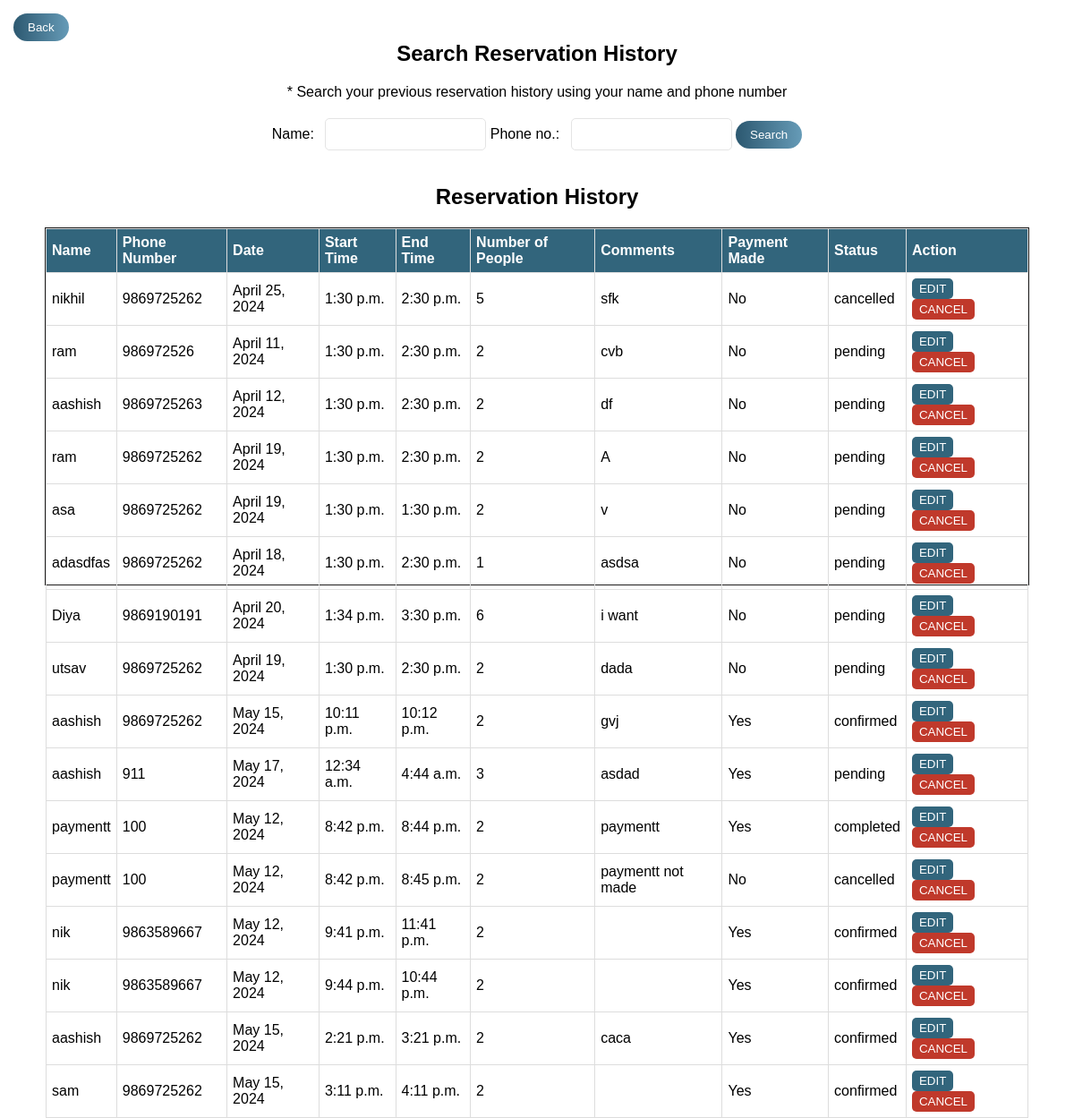
Before: /user_reservation_history/ with the older database file.
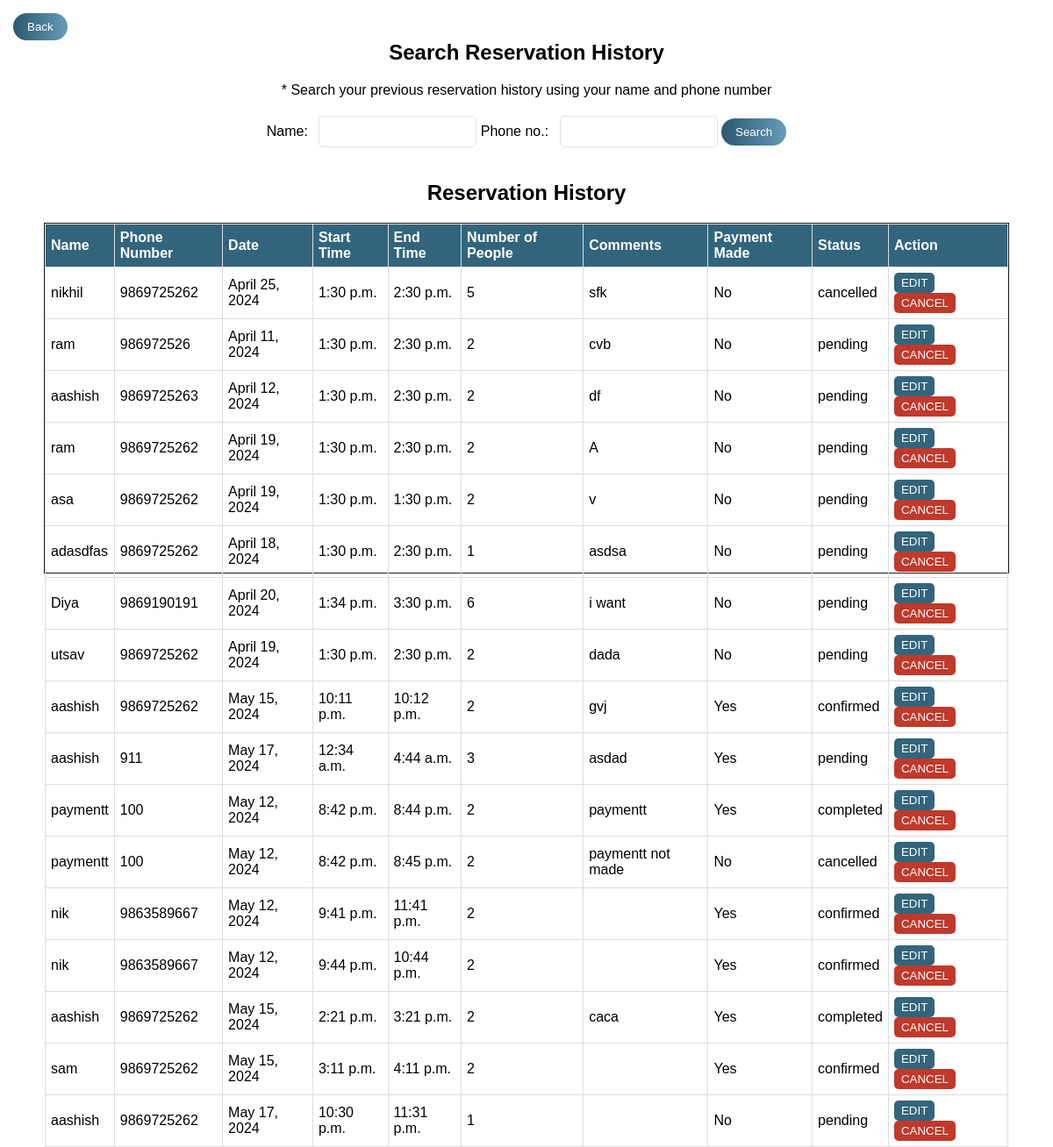
After: the same page with the newer database file.
### OneByteFood/models.py (models this page shows)
class Reservation(models.Model):
    id = models.AutoField(primary_key=True)
    name = models.CharField(max_length=100)
    phone = models.CharField(max_length=20)
    date = models.DateField()
    start_time = models.TimeField()
    end_time = models.TimeField()
    num_people = models.IntegerField()
    comments = models.TextField()
    payment_made = models.BooleanField(default=False)
    status = models.CharField(max_length=50, default='pending')

### OneByteFood/views.py (the view)
# urls.py: path('user_reservation_history/', onebytefood_views.show_user_reservation_history, name='show_user_reservation_history'),
def show_user_reservation_history(request):
    if request.method == 'GET':
        name = request.GET.get('name', '')
        phone = request.GET.get('phone', '')
        if name and phone:
            reservations_data = Reservation.objects.filter(name=name, phone=phone)
        else:
            reservations_data = Reservation.objects.all()
        return render(request, 'user_reservation_history.html', {'reservations_data': reservations_data, 'name': name, 'phone': phone})
    else:
        return HttpResponseRedirect('/user_reservation_history/')

### templates/user_reservation_history.html (shortened to what this page needs)
<!DOCTYPE html>
<html lang="en">
<head>
</head>
<body>
    <a href="http://127.0.0.1:8000/reservation/"><button class="Back-Btn"> Back</button></a>
    <h2 class="section-title">Search Reservation History</h2>
    <p class="search-guide">* Search your previous reservation history using your name and phone number</p>
    <form method="get" action="{% url 'show_user_reservation_history' %}" id="reservationHistorySearchForm"
        class="reservationHistorySearchForm">
        <label for="name">Name:</label>
        <input type="text" id="name" name="name" required>
        <label for="phone">Phone no.:</label>
        <input type="tel" id="phone" name="phone" required>
        <input type="submit" value="Search">
    </form>
    <div class="history-container">
        <section class="history" id="history">
            <h2 class="section-title">Reservation History</h2>
            <div class="table-history">
                {% if reservations_data %}
                <table class="history-table">
                    <thead>
                        <tr>
                            <th>Name</th>
                            <th>Phone Number</th>
                            <th>Date</th>
                            <th>Start Time</th>
                            <th>End Time</th>
                            <th>Number of People</th>
                            <th>Comments</th>
                            <th>Payment Made</th>
                            <th>Status</th>
                            <th>Action</th>
                        </tr>
                    </thead>
                    <tbody>
                        {% for reservation in reservations_data %}
                        <tr>
                            <td>{{ reservation.name }}</td>
                            <td>{{ reservation.phone }}</td>
                            <td>{{ reservation.date }}</td>
                            <td>{{ reservation.start_time }}</td>
                            <td>{{ reservation.end_time }}</td>
                            <td>{{ reservation.num_people }}</td>
                            <td>{{ reservation.comments }}</td>
                            <td>{% if reservation.payment_made %}Yes{% else %}No{% endif %}</td>
                            <td>{{ reservation.status }}</td>
                            <td>
                                <button class="edit-btn"><a href="/edit_reservation_user/{{ reservation.id }}"
                                        style="text-decoration: none; color: inherit;">EDIT</a></button>
                                <button class="cancel-btn"><a
                                        href="/cancel_reservation_user/{{ reservation.id }}/?name={{ reservation.name }}&phone={{ reservation.phone }}"
                                        style="text-decoration: none; color: inherit;">CANCEL</a></button>
                            </td>
                        </tr>
                        {% endfor %}
                    </tbody>
                </table>
                {% else %}
                <center>
                    <h4>No previous reservations.</h4>
                </center>
                {% endif %}
            </div>
        </section>
    </div>
</body>
</html>

Changed rows visible on the page:
changed Reservation "caca": status "confirmed" → "completed"
added Reservation: name "aashish", phone "9869725262", date "May 17, 2024", start_time "10:30 p.m.", end_time "11:31 p.m.", num_people "1", payment_made "No", status "pending"
